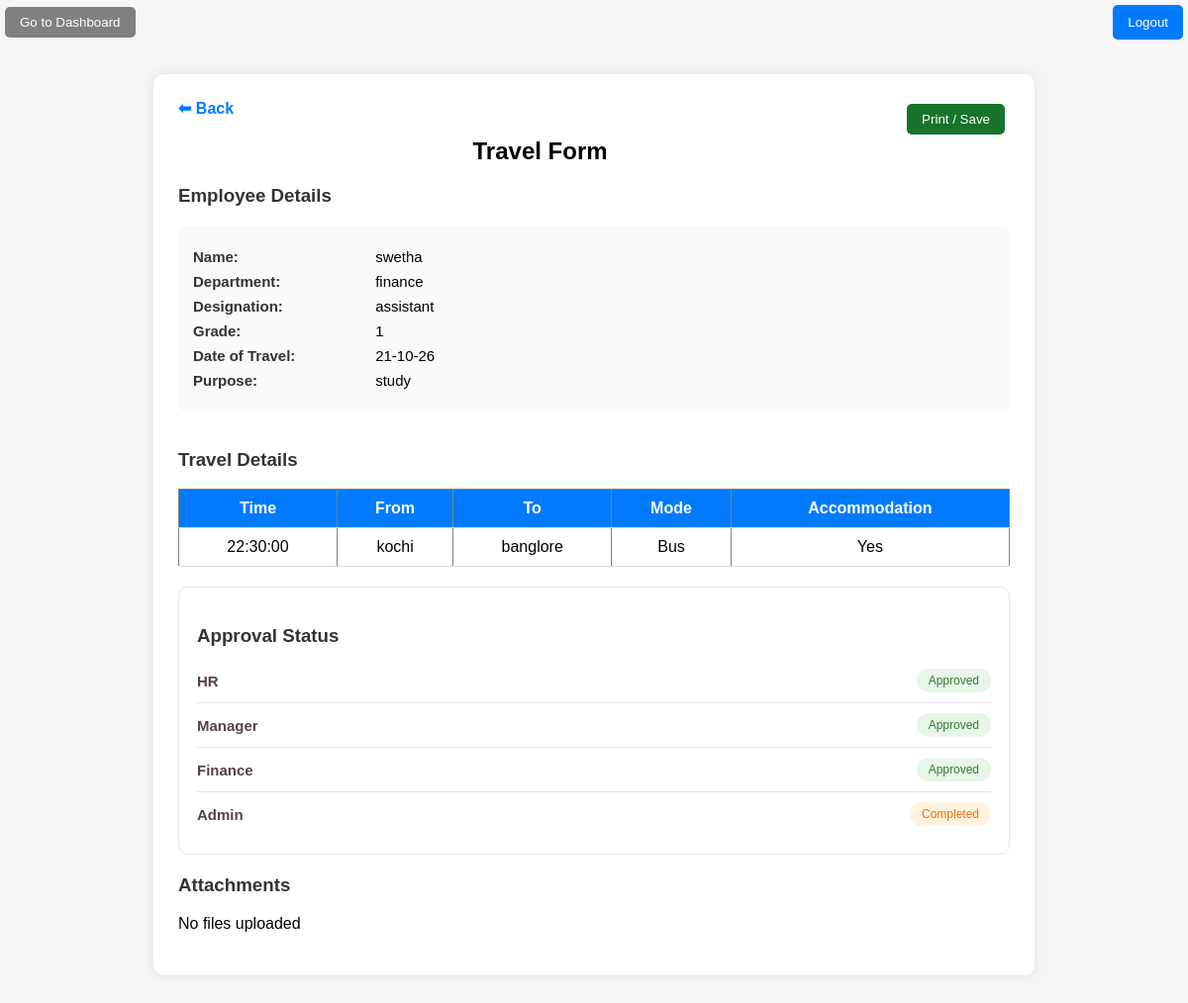
Page /PHP_Project/view.php?id=15 on the committed database.
### tables this page shows
CREATE TABLE `travel_requests` (
  `request_id` int(11) NOT NULL,
  `user_id` int(11) DEFAULT NULL,
  `name` varchar(100) DEFAULT NULL,
  `dept` varchar(50) DEFAULT NULL,
  `designation` varchar(50) DEFAULT NULL,
  `grade` varchar(20) DEFAULT NULL,
  `travel_date` date DEFAULT NULL,
  `purpose` text DEFAULT NULL,
  `created_at` timestamp NOT NULL DEFAULT current_timestamp()
);

CREATE TABLE `travel_details` (
  `detail_id` int(11) NOT NULL,
  `request_id` int(11) DEFAULT NULL,
  `time` time DEFAULT NULL,
  `from_location` varchar(100) DEFAULT NULL,
  `to_location` varchar(100) DEFAULT NULL,
  `mode` varchar(50) DEFAULT NULL,
  `accommodation` varchar(100) DEFAULT NULL
);

CREATE TABLE `approvals` (
  `approval_id` int(11) NOT NULL,
  `request_id` int(11) DEFAULT NULL,
  `role` varchar(50) DEFAULT NULL,
  `status` varchar(20) DEFAULT 'Pending',
  `approved_by` varchar(100) DEFAULT NULL,
  `action_date` timestamp NULL DEFAULT NULL,
  `remarks` text DEFAULT NULL
);

### PHP_Project/view.php (the view, shortened to what this page needs)
<?php
$conn = mysqli_connect("localhost", "root", "", "login_db");
$id = $_GET['id'];
$result = mysqli_query($conn, "
    SELECT * FROM travel_requests WHERE request_id=$id
");
$data = mysqli_fetch_assoc($result);
?>
<html>
<head>
<body>
<div style='text-align:right; display:flex; justify-content:space-between; align-items:center; margin-bottom:15px;'>
    <a href="dashboard.php">
        <button class="dashboard" style='background-color: grey; text-decoration:none;'>Go to Dashboard</button>
    </a>
    <a href='logout.php' style='display:inline-block; text-decoration:none;'>
        <button style='
            padding:10px 15px;
            margin:5px;
            border:none;
            border-radius:5px;
            background-color:#007BFF;
            color:white;
            cursor:pointer;
        '>Logout</button>
    </a>
</div>
<div class="container">
<div style="margin-bottom:15px;">
    <a href="javascript:history.back()">⬅ Back</a>
    <button onclick="window.print()" class="print-btn">Print / Save</button>
</div>
<h2>Travel Form</h2>
<h3>Employee Details</h3>
<?php
echo "<div class='details'>
<p><span class='label'>Name:</span> {$data['name']}</p>
<p><span class='label'>Department:</span> {$data['dept']}</p>
<p><span class='label'>Designation:</span> {$data['designation']}</p>
<p><span class='label'>Grade:</span> {$data['grade']}</p>
<p><span class='label'>Date of Travel:</span> " . date("d-m-y", strtotime($data['travel_date'])) . "</p>
<p><span class='label'>Purpose:</span> {$data['purpose']}</p>
</div>";
?>
<br>
<h3>Travel Details</h3>
<table border="1" cellpadding="10">
<tr>
    <th>Time</th>
    <th>From</th>
    <th>To</th>
    <th>Mode</th>
    <th>Accommodation</th>
</tr>
<?php
$travel_q = mysqli_query($conn, "
    SELECT * FROM travel_details WHERE request_id=$id
");
while ($t = mysqli_fetch_assoc($travel_q)) {
    echo "<tr>
        <td>{$t['time']}</td>
        <td>{$t['from_location']}</td>
        <td>{$t['to_location']}</td>
        <td>{$t['mode']}</td>
        <td>{$t['accommodation']}</td>
    </tr>";
}
?>
</table>
<?php
echo "<div class='status-box'>";
echo "<h3>Approval Status</h3>";
$status_q = mysqli_query($conn, "
    SELECT role, status,remarks FROM approvals
    WHERE request_id=$id
");
while ($s = mysqli_fetch_assoc($status_q)) {
    $class = "";
    if ($s['status'] == "Approved") {
        $class = "approved";
    } elseif ($s['status'] == "Rejected") {
        $class = "rejected";
    } else {
        $class = "pending";
    }
    echo "<div class='status-row'>
        <span class='role'>".$s['role']."</span>
        <span class='badge $class'>".$s['status']."</span>
      </div>";
}
echo "</div>";
?>
<?php
echo "<h3>Attachments</h3>";
$docs = mysqli_query($conn, "
    SELECT * FROM documents WHERE request_id=$id AND uploaded_by='user'
");
if (mysqli_num_rows($docs) == 0) {
    echo "No files uploaded";
}
?>
<?php
echo "<br><br>";?>
</body>
</html>

### PHP_Project/view.php (style rules this page uses)
body { font-family: Arial, sans-serif; background-color: #f4f6f8; margin: 0; padding: 0; }
.container { width: 70%; margin: 30px auto; background: white; padding: 25px; border-radius: 10px; box-shadow: 0 0 10px rgba(0,0,0,0.1); }
h2 { text-align: center; margin-bottom: 20px; }
h3 { margin-top: 20px; color: #333; }
a { text-decoration: none; color: #007BFF; font-weight: bold; }
table { width: 100%; border-collapse: collapse; margin-top: 10px; }
th { background-color: #007BFF; color: white; }
th, td { padding: 10px; text-align: center; border-bottom: 1px solid #ddd; }
button { padding: 8px 15px; border: none; border-radius: 5px; margin: 5px; cursor: pointer; color: white; }
.details { margin-top: 15px; }
.details p { margin: 8px 0; font-size: 15px; }
.label { display: inline-block; width: 180px; font-weight: bold; color: #333; }
.details { background: #f9fafb; padding: 15px; border-radius: 8px; }
.status-box { margin-top: 20px; padding: 18px; border-radius: 10px; background: #ffffff; border: 1px solid #e5e7eb; }
.status-box h3 { margin-bottom: 12px; color: #333; }
.status-row { display: flex; justify-content: space-between; align-items: center; padding: 10px 0 2px 0; border-bottom: none; font-size: 15px; }
.remarks, .status-row:not(:has(+ .remarks)) { border-bottom: 1px solid #e5e5e5; padding-bottom: 10px; }
.status-row:last-child { border-bottom: none; }
.role { font-weight: 600; color: #574242; }
.badge { padding: 5px 12px; border-radius: 20px; font-size: 12px; font-weight: 500; }
.approved { background: #e8f5e9; color: #2e7d32; }
.pending { background: #fff3e0; color: #ef6c00; }
.print-btn { background: #18732d; color: white; padding: 8px 15px; border: none; border-radius: 5px; cursor: pointer; float: right; margin-bottom: 10px; }

### rows in the picture
travel_requests: name "swetha", dept "finance", designation "assistant", grade "1", travel_date "21-10-26", purpose "study"
travel_details: time "22:30:00", from_location "kochi", to_location "banglore", mode "Bus", accommodation "Yes"
approvals: role "HR", status "Approved"
approvals: role "Manager", status "Approved"
approvals: role "Finance", status "Approved"
approvals: role "Admin", status "Completed"
